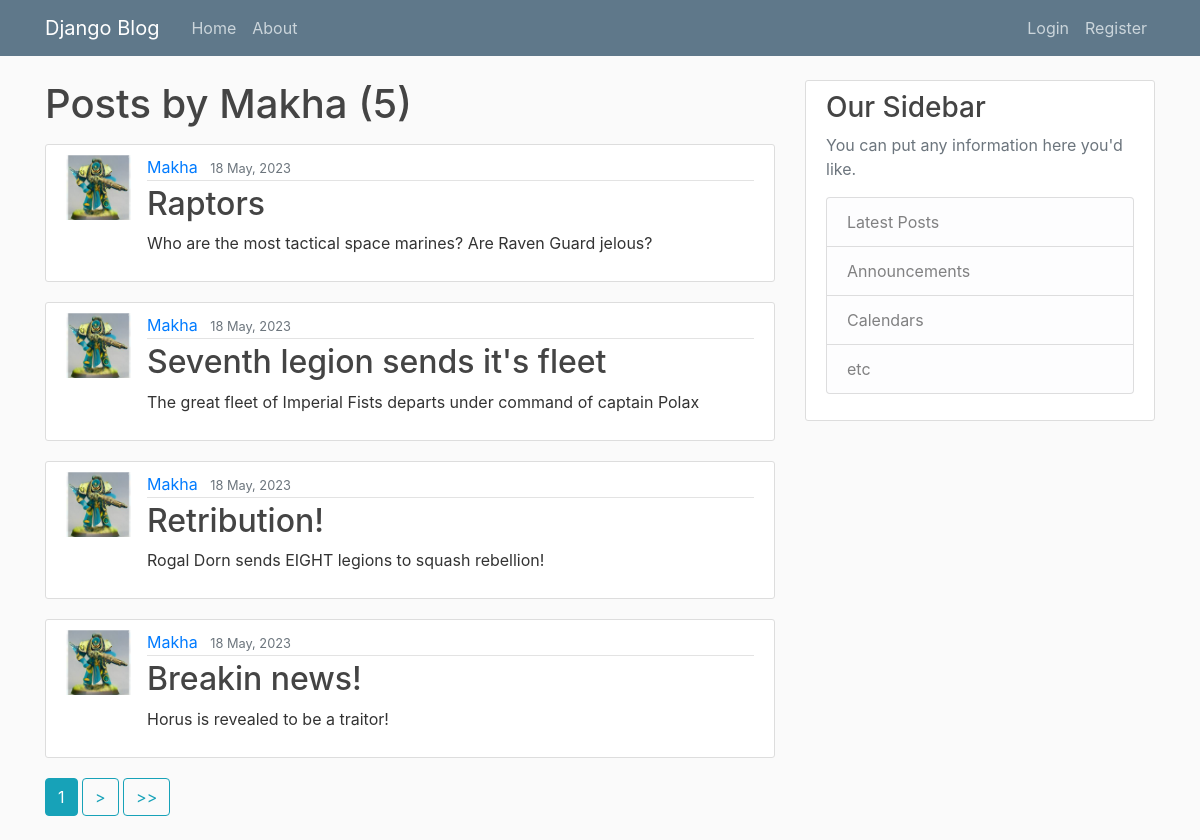
/user/Makha/, run on the app's committed database.
### blog/models.py (models this page shows, shortened)
class Post(models.Model):
    title = models.CharField(max_length=100)
    content = models.TextField()
    date = models.DateTimeField(default=timezone.now)
    author = models.ForeignKey(User, on_delete=models.CASCADE)

### users/models.py (models this page shows, shortened)
class Profile(models.Model):
    user = models.OneToOneField(User, on_delete=models.CASCADE)
    image = models.ImageField(default='default.jpg', upload_to='profile_pics')

### blog/views.py (the view)
# urls.py: path('user/<str:username>/', UserPostListView.as_view(), name='user-posts'),
class UserPostListView(ListView):
    model = Post
    template_name = 'blog/user_posts.html' # default is app_name/Model_ViewType.html (for example blog/post_list.html)
    context_object_name = 'posts' #Becouse we already referenced variable named posts home.html template (default is object_list)
    paginate_by = 4
    def get_queryset(self):
        user = get_object_or_404(User, username=self.kwargs.get('username'))
        return Post.objects.filter(author=user).order_by('-date')  # Order by date DESC

### blog/templates/blog/user_posts.html (shortened to what this page needs)
{% extends "blog/base.html" %}
{% block content %}
    <h1 class="mb-3">Posts by {{ view.kwargs.username }} ({{ page_obj.paginator.count }})</h1>
    {% for post in posts %}
        <article class="media content-section">
          <img class="round-image article-img"  src="{{ post.author.profile.image.url }}">
          <div class="media-body">
            <div class="article-metadata">
              <a class="mr-2" href="{% url 'user-posts' post.author.username %}">{{ post.author }}</a>
              <small class="text-muted">{{ post.date|date:'d F, Y' }}</small>
            </div>
            <h2><a class="article-title" href="{% url 'post-detail' post.id %}">{{ post.title }}</a></h2>
            <p class="article-content">{{ post.content }}</p>
          </div>
        </article>
    {% endfor %}
    {% if is_paginated %}
        {% for num in page_obj.paginator.page_range %}
            {% if page_obj.number == num %}
                <a class="btn btn-info mb-4" href="?page=1"> {{ num }} </a>
            {% elif num > page_obj.number|add:'-3' and  num > page_obj.number|add:'3' %}
                <a class="btn btn-outline-info mb-4" href="?page=1"> {{ num } </a>
            {% endif %}
        {% endfor%}
        {% if page_obj.has_next %}
            <a class="btn btn-outline-info mb-4" href="?page={{ page_obj.next_page_number }}"> > </a>
            <a class="btn btn-outline-info mb-4" href="?page={{ page_obj.paginator.num_pages}}"> >> </a>
        {% endif %}
    {% endif %}
{% endblock content %}

### blog/static/blog/main.css (style rules this page uses)
body { background: #fafafa; color: #333333; margin-top: 5rem; }
h1, h2, h3, h4, h5, h6 { color: #444444; }
.content-section { background: #ffffff; padding: 10px 20px; border: 1px solid #dddddd; border-radius: 3px; margin-bottom: 20px; }
.article-title { color: #444444; }
.article-content { white-space: pre-line; }
.article-img { height: 65px; width: 65px; margin-right: 16px; }
.article-metadata { padding-bottom: 1px; margin-bottom: 4px; border-bottom: 1px solid #e3e3e3 }

### data on the page
Post: author.profile.image (picture), author "Makha", date "18 May, 2023", title "Raptors", content "Who are the most tactical space marines? Are Raven Guard jelous?"
Post: author.profile.image (picture), author "Makha", date "18 May, 2023", title "Seventh legion sends it's fleet", content "The great fleet of Imperial Fists departs under command of captain Polax"
Post: author.profile.image (picture), author "Makha", date "18 May, 2023", title "Retribution!", content "Rogal Dorn sends EIGHT legions to squash rebellion!"
Post: author.profile.image (picture), author "Makha", date "18 May, 2023", title "Breakin news!", content "Horus is revealed to be a traitor!"

### other printed values
{{ view.kwargs.username }} "Makha"
{{ page_obj.paginator.count }} "5"
{{ num }} "1"
